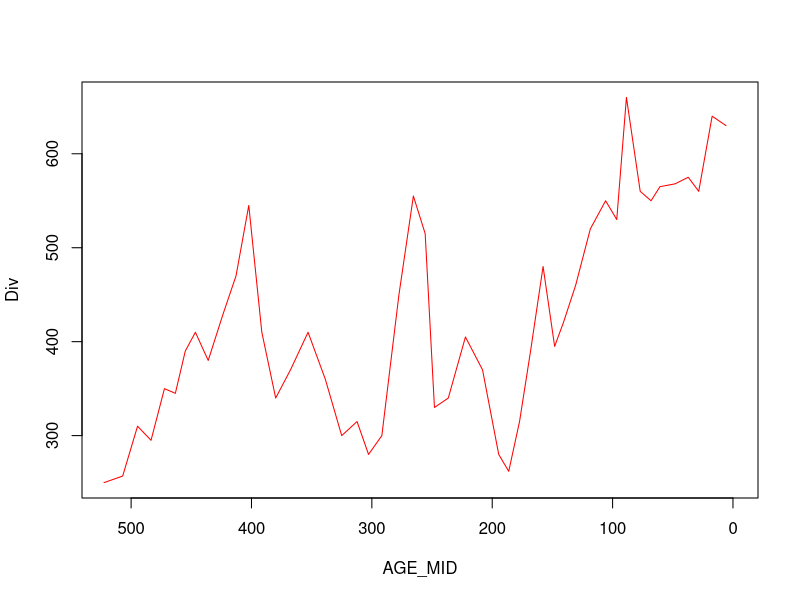
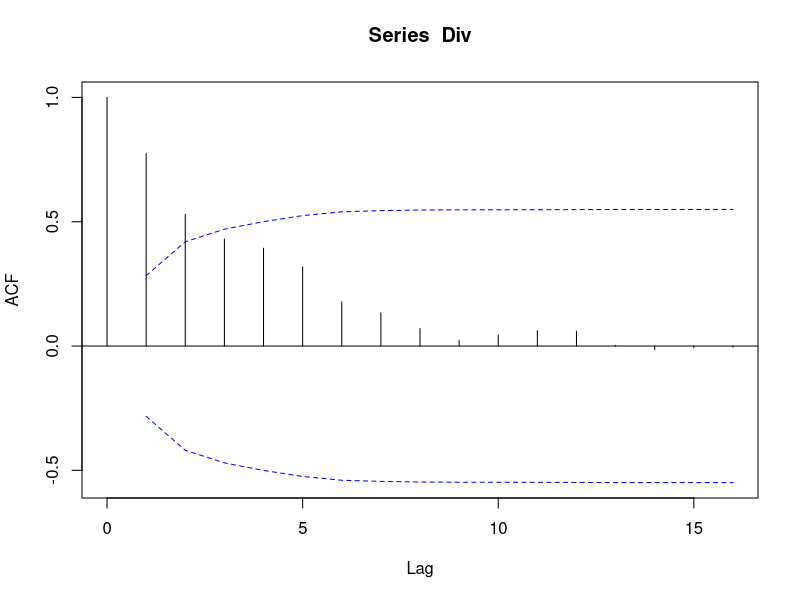
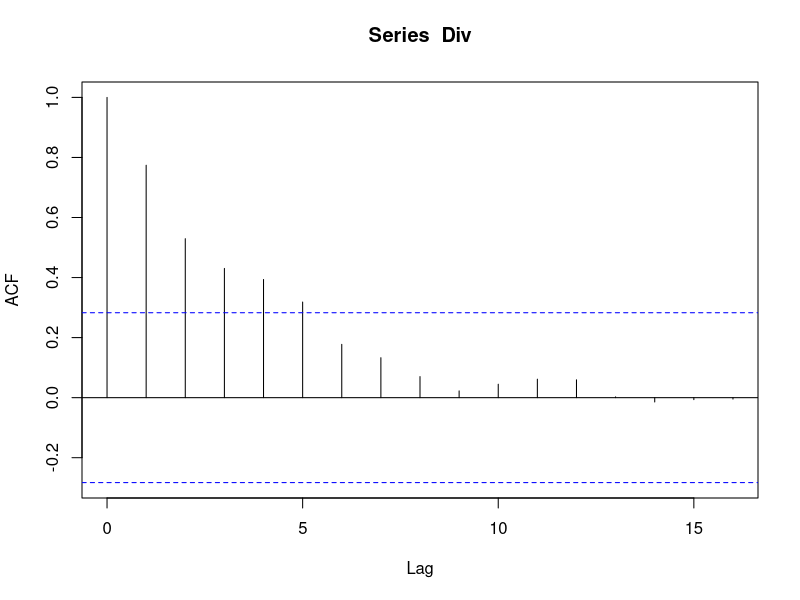
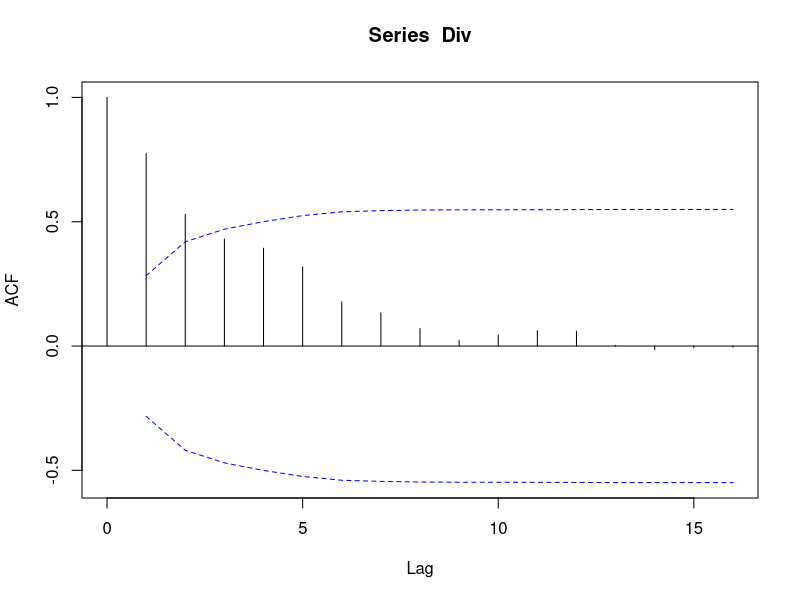
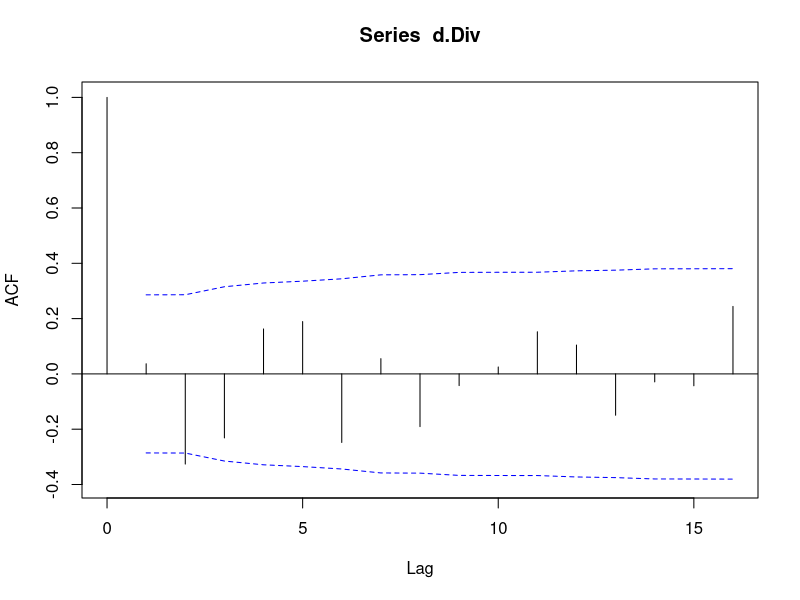
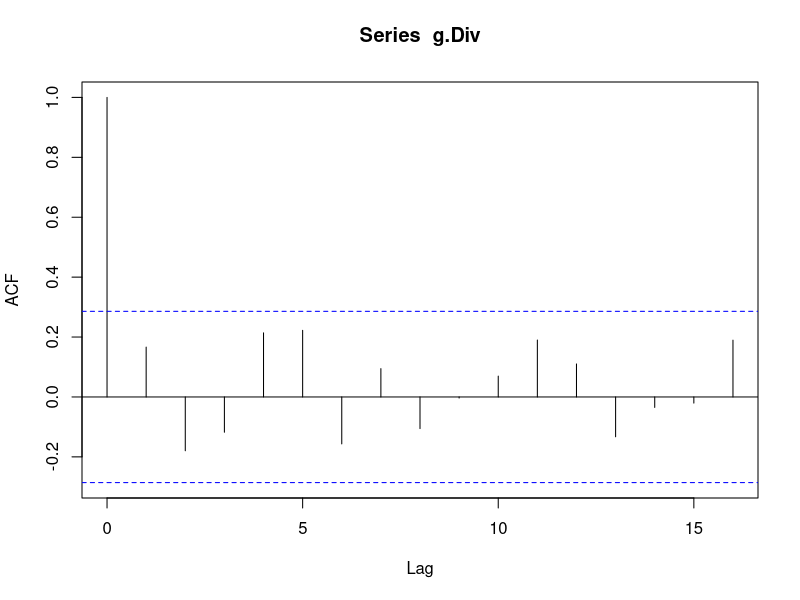

These figures' R source, in order:
##### Autocorrelations

###FIRST PART: examine autocorrelation

 data <- read.table(file="bin_div.csv", header=TRUE, sep=";")
 # Omit first point (no diversity)
  data <- subset(data, BIN>1)

 names(data)

attach(data)

# Plot relevant data
plot(AGE_MID, Div, type="l", col="red", xlim=c(520,0))
 
# Test for autocorrelation
 acf(Div, ci.type="ma")
 # Save as variable
 x <- acf(Div)

 plot(x, ci.type="ma")

 
###SECOND PART: DIFFERENCING
# Remove autocorrelations by differencing
 d.Div <- diff(Div)

# Test again
 acf(d.Div, ci.type="ma")

# Generalized differencing
  g.Div <- numeric()
   for (i in 1:length(Div)-1) g.Div[i] <- Div[i+1]-x$acf[2]*Div[i]
 acf(g.Div)
  